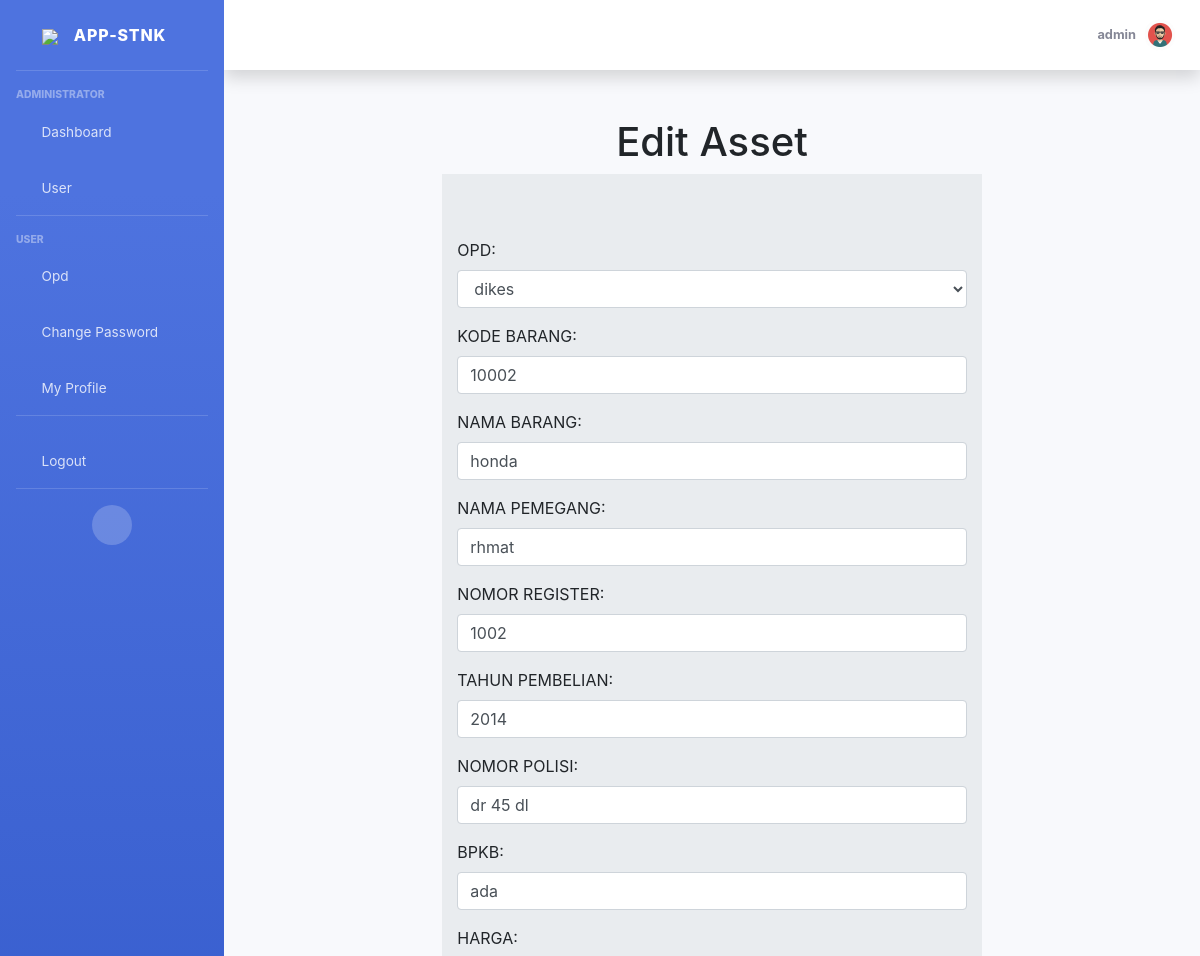
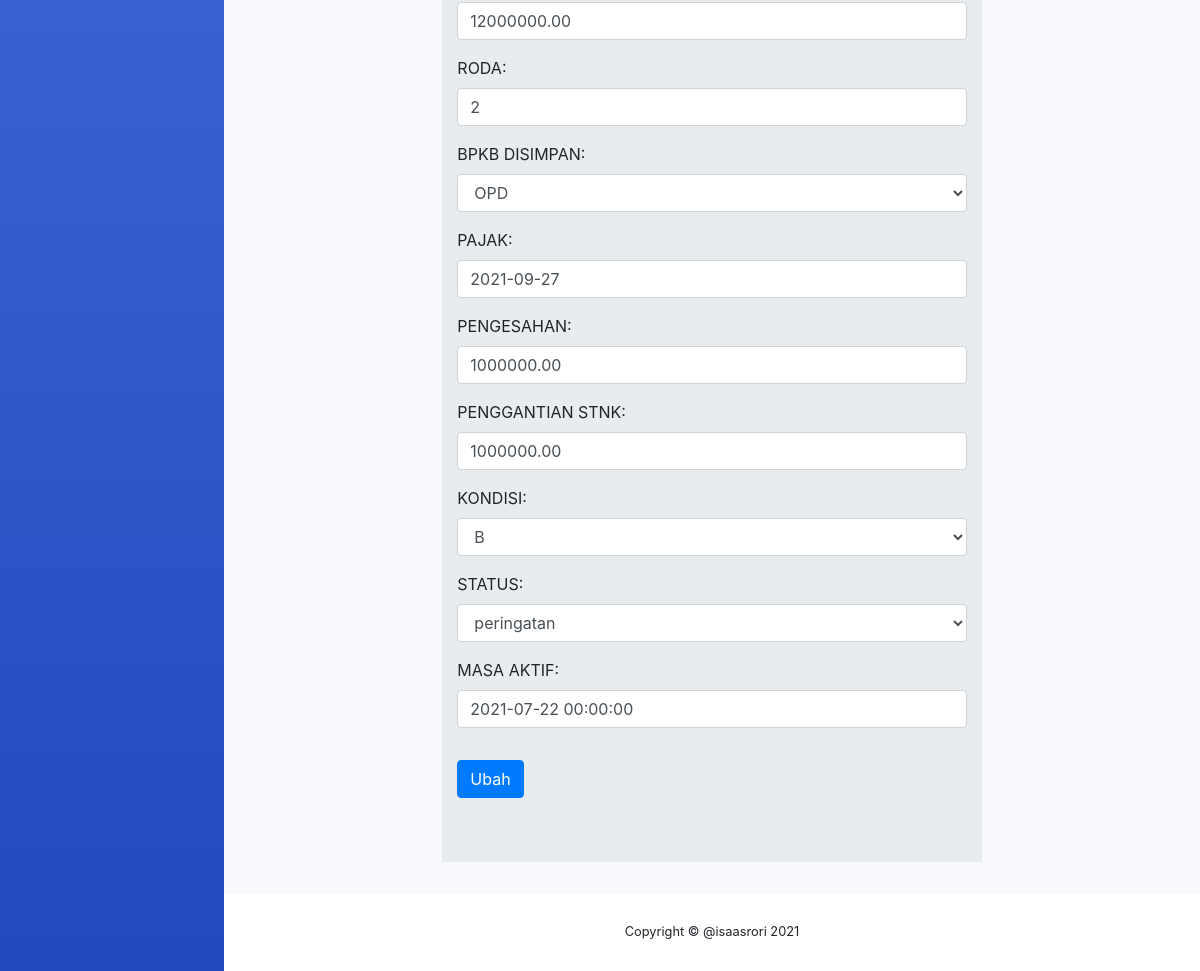
Screenshot of /edit/9/ (signed in) with the database file from the repository (2 pictures, top to bottom).
### stnk/models.py (models this page shows, shortened)
class Asset(models.Model):
    ket_bpkb = (
        ('BPKAD','BPKAD'),
        ('HILANG','HILANG',),
        ('OPD', 'OPD',),
    )
    kon = (
        ('B', 'B'),
        ('RR', 'RR'),
        ('RB', 'RB'),
    )
    stts = (
        ('hidup','hidup'),
        ('mati','mati'),
        ('peringatan','peringatan'),
    )
    opd              = models.ForeignKey(Opd, on_delete=models.CASCADE)
    kode_barang      = models.CharField(max_length=15)
    nama_barang      = models.CharField(max_length=255)
    nama_pemegang    = models.CharField(max_length=100)
    nomor_register   = models.IntegerField()
    tahun_pembelian  = models.IntegerField()
    nomor_polisi     = models.CharField(max_length=100)
    bpkb             = models.CharField(max_length=100)
    harga            = models.DecimalField(max_digits=15, decimal_places=2)
    roda             = models.IntegerField()
    bpkb_disimpan    = models.CharField(choices=ket_bpkb, max_length=100)
    pajak            = models.DateField()
    pengesahan       = models.DecimalField(max_digits=15, decimal_places=2)
    penggantian_stnk = models.DecimalField(max_digits=15, decimal_places=2)
    kondisi          = models.CharField(choices=kon, max_length=100)
    status            = models.CharField(max_length=200, null=True, choices=stts)
    masa_aktif       = models.DateTimeField()

### stnk/views.py (the view)
# urls.py: path('edit/<int:id>/', views.editAsset, name='edit-asset'),
@login_required(login_url=settings.LOGIN_URL)
def editAsset(request, id):
    assets = Asset.objects.get(id=id)
    form = FormAsset(instance= assets)
    if request.method == 'POST':
        form = FormAsset(request.POST, instance=assets)
        if form.is_valid():
            form.save()
            return redirect('home')
    isi = {'form':form}
    return render(request, 'stnk/edit_asset.html', isi)

### stnk/models.py (called while the page is built)
    def __str__(self):
        return self.nama_opd

### stnk/templates/stnk/edit_asset.html
{% extends 'stnk/index.html' %} {% block content %}
<div class="container mt-5 col-lg-7">
  <center><h1>Edit Asset</h1></center>
  <div class="jumbotron jumbotron-fluid">
    <div class="col-lg mx-auto">
      <form method="post" action="">
        {% csrf_token %} {{form.as_p}}
        <button type="submit" class="btn btn-primary mt-3">Ubah</button>
      </form>
    </div>
  </div>
</div>
{% endblock %}

### templates/stnk/index.html (shortened to what this page needs)
<!DOCTYPE html>
<html lang="en">
  {% load static %}
  <head>
    <link
      href="{% static '/vendor/fontawesome-free/css/all.min.css' %}"
      rel="stylesheet"
      type="text/css"
    />
    <link
      href="{% static '/stnk/css/index.css' %}"
      rel="stylesheet"
      type="text/css"
    />
    <link
      href="{% static '/js/jquery-ui-1.12.1/jquery-ui.min.css' %}"
      rel="stylesheet"
      type="text/css"
    />
<link rel="stylesheet" href="https://cdnjs.cloudflare.com/ajax/libs/jquery-datetimepicker/2.5.20/jquery.datetimepicker.min.css" />
    <link href="{% static '/css/sb-admin-2.min.css'%}" rel="stylesheet" />
     <link rel="stylesheet" href="https://stackpath.bootstrapcdn.com/bootstrap/4.4.1/css/bootstrap.min.css">
     <link href="{% static '/vendor/datatables/dataTables.bootstrap4.min.css' %}" rel="stylesheet">
  </head>
  <body id="page-top">
    <div id="wrapper">
      <ul
        class="navbar-nav bg-gradient-primary sidebar sidebar-dark accordion"
        id="accordionSidebar"
      >
        <a
          class="sidebar-brand d-flex align-items-center justify-content-center"
          href="#"
        >
          <div class="">
             <img class="img " src="{% static '/img/logo.png' %}" width="40px">
          </div>
          <div class="sidebar-brand-text mx-3">APP-STNK</div>
        </a>
        <hr class="sidebar-divider" />
        <div class="sidebar-heading">Administrator</div>
        <li class="nav-item">
          <a class="nav-link" {% if request.path == '/stnk/' %}class="selected" {% endif %} href="{% url 'home' %}">
            <i class="fas fa-fw fa-tachometer-alt"></i>
            <span>Dashboard</span></a
          >
        </li>
         <li class="nav-item">
          <a class="nav-link" href="#">
            <i class="fas fa-fw fa-user-tie"></i>
            <span>User</span></a
          >
        </li>
        <hr class="sidebar-divider" />
        <div class="sidebar-heading">User</div>
        <li class="nav-item">
          <a class="nav-link" href="{% url 'opd' %}">
            <i class="fas fa-fw fa-hotel"></i>
            <span>Opd</span></a
          >
        </li>
        <li class="nav-item">
          <a class="nav-link" href="#">
            <i class="fas fa-fw fa-key"></i>
            <span>Change Password</span></a
          >
        </li>
        <li class="nav-item">
          <a class="nav-link" href="#">
            <i class="fas fa-fw fa-user"></i>
            <span>My Profile</span></a
          >
        </li>
        <hr class="sidebar-divider" />
        <li class="nav-item">
          <a class="nav-link" href="#">
            <i class="fas fa-fw fa-sign-out-alt"></i>
            <span>Logout</span></a
          >
        </li>
        <hr class="sidebar-divider d-none d-md-block" />
        <div class="text-center d-none d-md-inline">
          <button class="rounded-circle border-0" id="sidebarToggle"></button>
        </div>
      </ul>
      <div id="content-wrapper" class="d-flex flex-column">
        <div id="content">
          <nav
            class="
              navbar navbar-expand navbar-light
              bg-white
              topbar
              mb-4
              static-top
              shadow
            "
          >
            <ul class="navbar-nav ml-auto">
              <li class="nav-item dropdown no-arrow">
                <a
                  class="nav-link dropdown-toggle"
                  href="#"
                  id="userDropdown"
                  role="button"
                  data-toggle="dropdown"
                  aria-haspopup="true"
                  aria-expanded="false"
                >
                  <span class="mr-2 d-none d-lg-inline text-gray-600 small">
                   {% if user.is_authenticated %}
                        <strong>{{ user }}</strong>
                  {% endif %}
                  </span>
                  <img
                    class="img-profile rounded-circle"
                    src="{% static '/img/profile/ori.png' %}"
                  />
                </a>
              </li>
            </ul>
          </nav>
          {% block content %} {% endblock %}
        </div>
        <footer class="sticky-footer bg-white">
          <div class="container my-auto">
            <div class="copyright text-center my-auto">
              <span>Copyright &copy; @isaasrori 2021</span>
            </div>
          </div>
        </footer>
      </div>
    </div>
  </body>
</html>

### rows the page displays
Asset: opd "dikes", kode_barang "10002", nama_barang "honda", nama_pemegang "rhmat", nomor_register "1002", tahun_pembelian "2014", nomor_polisi "dr 45 dl", bpkb "ada", harga "12000000.00", roda "2", bpkb_disimpan "OPD", pajak "2021-09-27", pengesahan "1000000.00", penggantian_stnk "1000000.00", kondisi "B", status "peringatan", masa_aktif "2021-07-22 00:00:00"

### other values shown
{{ user }} "admin"
